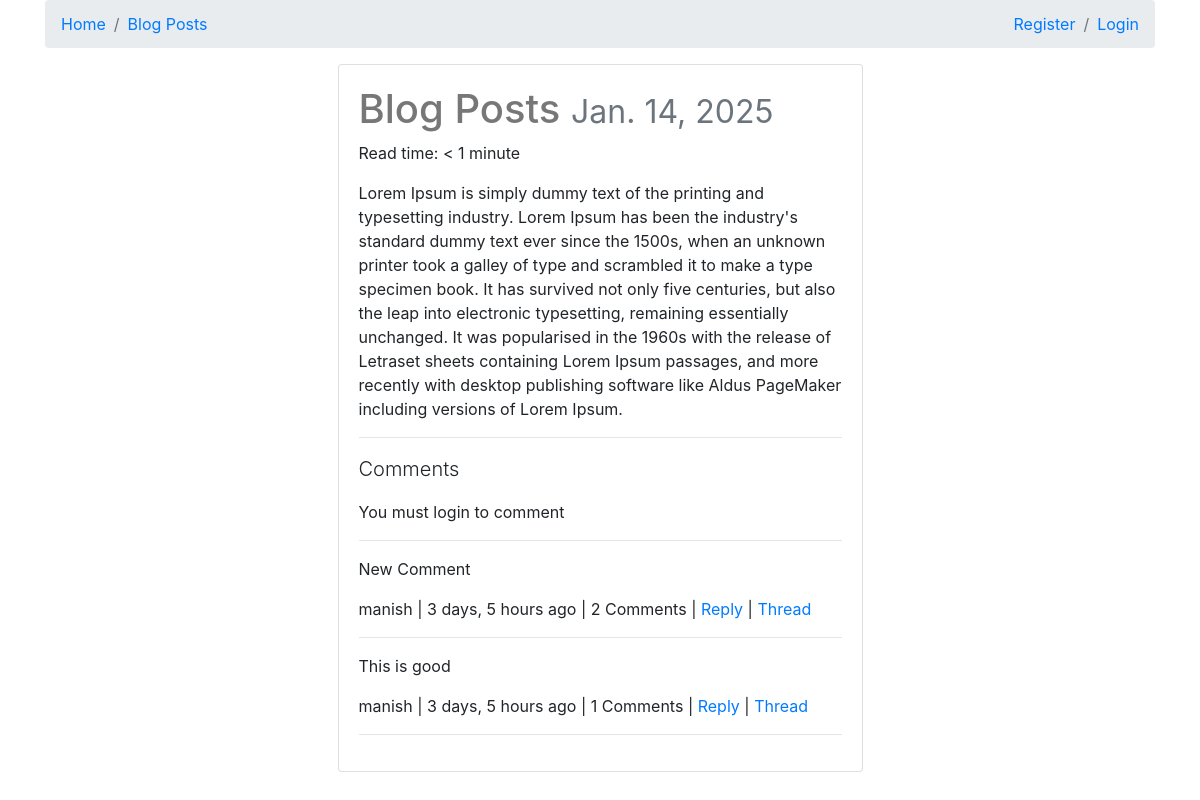
/blog-posts/, run on an earlier commit of the app's database.
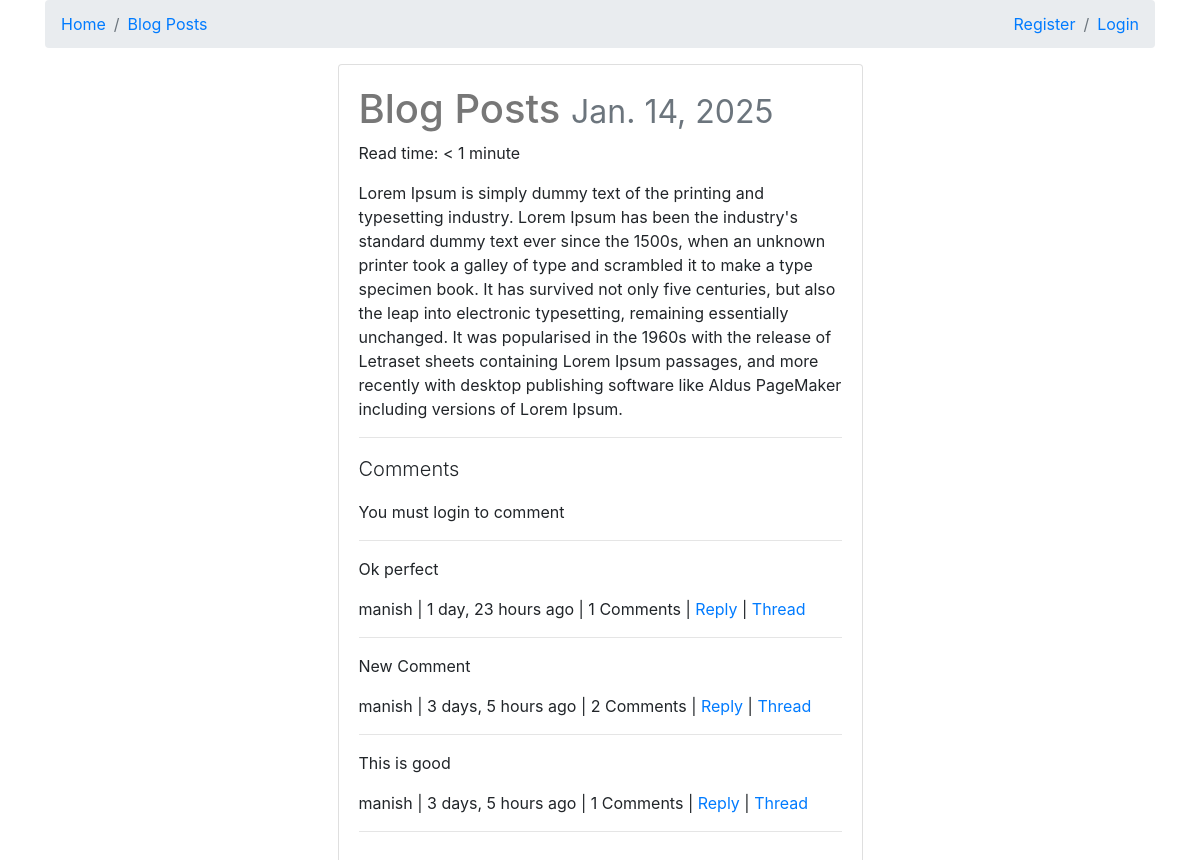
And on a later commit of the database.
### comments/models.py (models this page shows, shortened)
class Comment(models.Model):
    user = models.ForeignKey(settings.AUTH_USER_MODEL, on_delete=models.CASCADE, default=1)
    content_type = models.ForeignKey(ContentType, on_delete=models.CASCADE, null=True)
    object_id = models.PositiveIntegerField(null=True)
    content_object = GenericForeignKey("content_type", "object_id")
    parent  = models.ForeignKey("self", null=True, blank=True, on_delete=models.CASCADE)
    objects = CommentManager() # to make sure the instance of CommentManager is available and CommentManager can override other kinds of queries
    class Meta:
        ordering = ['-timestamp']
    content   = models.TextField()
    timestamp = models.DateTimeField(auto_now_add=True)
    def get_absolute_url(self):
        return reverse("comments:thread", kwargs={"id": self.id})
    def children(self):
        return Comment.objects.filter(parent=self)

### posts/views.py (the view, shortened to what this page needs)
# urls.py: path('<slug:slug>/', post_detail, name='detail'),
def post_detail(request, slug):
    instance = get_object_or_404(Post, slug=slug)
    if instance.publish > timezone.now().date() or instance.draft:
        if not request.user.is_authenticated:
            raise Http404
    share_string = quote_plus(instance.content)
    initial_data = {
        "content_type": instance.get_content_type,
        "object_id": instance.id,
    }
    form = CommentForm(request.POST or None, initial=initial_data)
    comments = Comment.objects.filter_by_instance(instance)
    context = {
        "title": instance.title,
        "instance": instance,
        "share_string": share_string,
        "comments": comments,
        "comment_form": form,
    }
    return render(request, 'posts/post_detail.html', context)

### comments/models.py (called while the page is built)
    def filter_by_instance(self, instance):
        content_type = ContentType.objects.get_for_model(instance.__class__) # Used to get  content type object associated with model of instance
        obj_id = instance.id
        qs = super(CommentManager, self).filter(content_type=content_type, object_id=obj_id).filter(parent=None) # It is getting superclass relating to instance in other words Comment.objects
        return qs

### posts/models.py (called while the page is built)
    def get_absolute_url(self):
        return reverse("posts:detail", kwargs={"slug": self.slug})

    def get_markdown(self):
        content = self.content
        markdown_text = markdown(content)
        return mark_safe(markdown_text)

    @property
    def get_content_type(self):
        instance = self
        content_type = ContentType.objects.get_for_model(instance.__class__)
        return content_type

### posts/templates/posts/post_detail.html (shortened to what this page needs)
{% extends "posts/base.html" %}
{% block post_detail_link %}
<li class="breadcrumb-item"> <a href='{{ instance.get_absolute_url }}'> {{ instance.title }} </a> </li>
{% endblock %}
{% block content %}
<div class="col-12 col-sm-10 col-md-8 col-lg-6 mb-1 offset-sm-1 offset-md-2 offset-lg-3">
    <div class="card">
        <div class="card-body">
            <h1>{{ instance.title }}
                <small class="text-muted">{{ instance.publish }}</small>
            </h1>
            <p>Read time: {% if instance.read_time <= 1 %} < 1 minute {% else %} {{ instance.read_time }} minutes {% endif %} </p>
            <div class="post-detail-item">
                {{ instance.get_markdown }}
            </div>
            <hr/>
            <div>
                <p class='lead'>Comments</p>
                {% if request.user.is_authenticated %}
                <form method="POST" action="."> {% csrf_token %}
                    {{ comment_form }}
                    <input type='submit' value='Post comment' class='btn btn-primary'>
                </form>
                {% else %}
                <p>You must login to comment</p>
                {% endif %}
                <hr/>
                {% for comment in comments %}
                    <blockquote>
                        <p>{{ comment.content }}</p>
                        <footer>{{ comment.user }} | {{ comment.timestamp|timesince }} ago | {% if comment.children.count > 0 %}{{ comment.children.count }} Comments {% if comment.children.count > 1 %} {% endif %} | {% endif %} <a class='comment-reply-btn' href='#'>Reply</a> | <a class='' href='{{ comment.get_absolute_url }}'>Thread</a> </footer>
                    </blockquote>
                    <hr/>
                {% endfor %}
            </div>
        </div>
    </div>
</div>
{% endblock content %}

What changed in the data, as far as the page shows it:
added Comment: content "Ok perfect", user "manish", timestamp "1 day, 23 hours", children.count "1"
